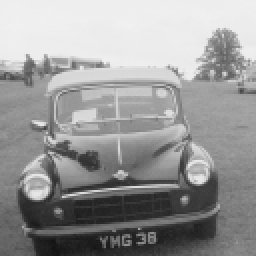
#> input picture Low level Image Processing/auto.pnm, 128 x 128 px, found by its file name (shown 2 times larger); its folder holds 8 pictures in this run
$ python image.py
#> lines starting #> are read from the running program, lines starting #| are printed output that depends on the picture
#> in load_image, returned value is the input picture: shape (128, 128); min 17, max 241, mean 152
import numpy as np
import imageio
import os

def histogram_equalization(image):
    hist, bins = np.histogram(image.flatten(), 256, [0, 256])
#> hist = 256 values, max 1036 at index 238, min 0 at index 0, mean 64; bins = 257 values from 0 to 256
    cdf = hist.cumsum()
#> cdf = 256 values from 0 to 16384
    cdf_normalized = (cdf - cdf[0]) * 255 / (cdf[-1] - cdf[0])
#> cdf_normalized = 256 values from 0 to 255
    cdf_normalized = cdf_normalized.astype(np.uint8)
    equalized_img = cdf_normalized[image]
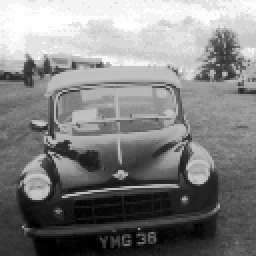
#> equalized_img: shape (128, 128) (shown 2 times larger); min 0, max 255, mean 128.9
    return equalized_img

def log_transformation(image, c=1):
#> called with c = 1
    image_float = np.where(image > 0, image.astype('float32'), 1)  # Avoid log(0)
    output = c * np.log(1 + image_float)
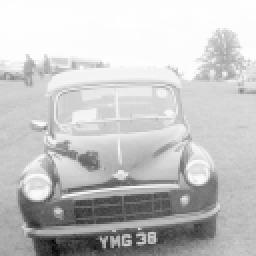
#> output: shape (128, 128) float32 (shown 2 times larger); min 2.89, max 5.49, mean 4.91; drawn with min black and max white
    output_normalized = (output - output.min()) / (output.max() - output.min()) * 255
    return output_normalized.astype(np.uint8)


def rotate_image(image, angle):
#> called with angle = 45
    angle_rad = np.radians(angle)
    cos, sin = np.cos(angle_rad), np.sin(angle_rad)

    # Adjust for color/grayscale images
    if image.ndim == 3:
        n, m, _ = image.shape
    else:
        n, m = image.shape
#> n = 128; m = 128

    center = np.array([m / 2, n / 2])
#> center = [64, 64]

    rotated_img = np.zeros_like(image)

    for i in range(n):
        for j in range(m):
            offset = np.array([j, i]) - center
            original_j, original_i = center + np.array([cos*offset[0] - sin*offset[1], sin*offset[0] + cos*offset[1]])
            original_i, original_j = int(original_i), int(original_j)
            if 0 <= original_i < n and 0 <= original_j < m:
                if image.ndim == 3:  # For color images
                    rotated_img[i, j, :] = image[original_i, original_j, :]
                else:  # For grayscale images
                    rotated_img[i, j] = image[original_i, original_j]
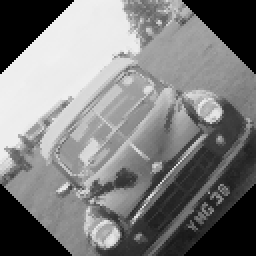
#> rotated_img: shape (128, 128) (shown 2 times larger); min 0, max 241, mean 125.2

    return rotated_img


def gaussian_kernel(size, sigma=1):
    size = int(size) // 2
    x, y = np.mgrid[-size:size+1, -size:size+1]
    g = np.exp(-(x**2 + y**2) / (2*sigma**2))
    kernel = g / g.sum()
    return kernel

def gaussian_blur(image, kernel_size=3, sigma=1):
#> called with kernel_size = 3, sigma = 1
    kernel = gaussian_kernel(kernel_size, sigma)
    pad_width = kernel_size // 2
    if image.ndim == 3:  # Color image
        h, w, channels = image.shape
        padded_image = np.pad(image, ((pad_width, pad_width), (pad_width, pad_width), (0, 0)), mode='constant', constant_values=0)
        blurred = np.zeros_like(image)
        for c in range(channels):
            for i in range(h):
                for j in range(w):
                    blurred[i, j, c] = (kernel * padded_image[i:i+kernel_size, j:j+kernel_size, c]).sum()
    else:  # Grayscale image
        h, w = image.shape
#> h = 128; w = 128
        padded_image = np.pad(image, pad_width, mode='constant', constant_values=0)
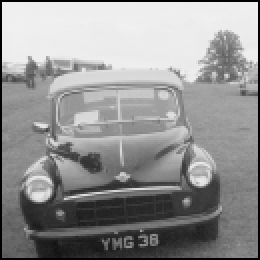
#> padded_image: shape (130, 130) (shown 2 times larger); min 0, max 241, mean 147.4
        blurred = np.zeros_like(image)
        for i in range(h):
            for j in range(w):
                blurred[i, j] = (kernel * padded_image[i:i+kernel_size, j:j+kernel_size]).sum()
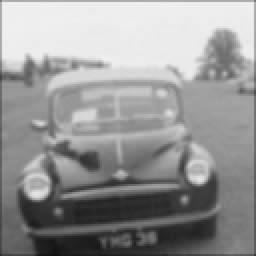
#> blurred: shape (128, 128) (shown 2 times larger); min 16, max 239, mean 150.2
    return blurred


def median_filter(image, kernel_size=3):
#> called with kernel_size = 3
    pad_width = kernel_size // 2
    padded_image = np.pad(image, pad_width, mode='constant', constant_values=0)
    filtered = np.zeros_like(image)

    for i in range(image.shape[0]):
        for j in range(image.shape[1]):
            filtered[i, j] = np.median(padded_image[i:i+kernel_size, j:j+kernel_size])
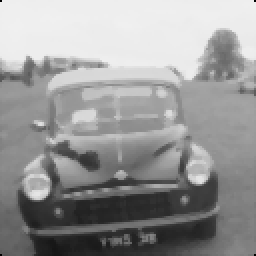
#> filtered: shape (128, 128) (shown 2 times larger); min 0, max 240, mean 151.5
    return filtered

def load_image(file_path):
    return imageio.imread(file_path)

def save_image(image, file_path):
    imageio.imwrite(file_path, image)

def process_images(directory, image_files):
    for image_file in image_files:
        full_path = os.path.join(directory, image_file)
        print(f"Processing {full_path}...")

        image = load_image(full_path)

        if image is not None:
            equalized_image = histogram_equalization(image)
            log_image = log_transformation(image)
            rotated_image = rotate_image(image, 45)
            blurred_image = gaussian_blur(image)
            median_image = median_filter(image)

            save_image(equalized_image, os.path.join(directory, f'{image_file}_equalized.png'))
            save_image(log_image, os.path.join(directory, f'{image_file}_log.png'))
            save_image(rotated_image, os.path.join(directory, f'{image_file}_rotated.png'))
            save_image(blurred_image, os.path.join(directory, f'{image_file}_blurred.png'))
            save_image(median_image, os.path.join(directory, f'{image_file}_median.png'))
        else:
            print(f"Failed to load {image_file}. Skipping...")
#> pass 2 of the loop in process_images, `for image_file in image_files:`:
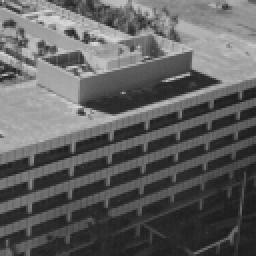
#> input picture Low level Image Processing/building.pnm, 128 x 128 px, found by its file name (shown 2 times larger)
#> in load_image, returned value is the input picture: shape (128, 128); min 25, max 217, mean 96.3
#> after the loop in rotate_image (call 2), `for i in range(n):`:
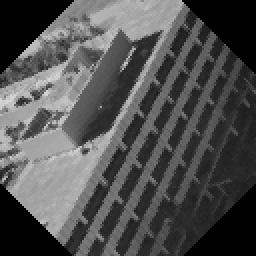
#> rotated_img: shape (128, 128) (shown 2 times larger); min 0, max 217, mean 80.1
#> after the loop in median_filter (call 2), `for i in range(image.shape[0]):`:
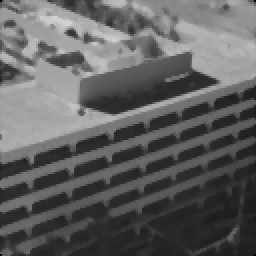
#> filtered: shape (128, 128) (shown 2 times larger); min 0, max 210, mean 95.8
#> pass 3 of the loop in process_images, `for image_file in image_files:`:
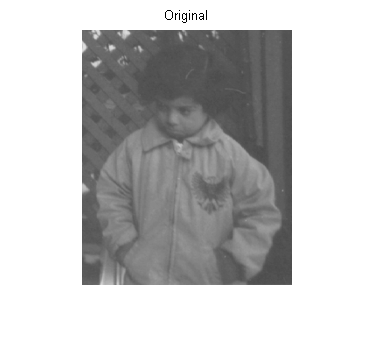
#> input picture Low level Image Processing/child.pnm, 374 x 341 px, found by its file name
#> in load_image, returned value is the input picture: shape (341, 374, 3); min 0, max 255, mean 194
#> equalized_img: shape (341, 374, 3)
#> image_float: shape (341, 374, 3) float32
#> output: shape (341, 374, 3) float32
#> output_normalized: shape (341, 374, 3) float32
#> after the loop in rotate_image (call 3), `for i in range(n):`:
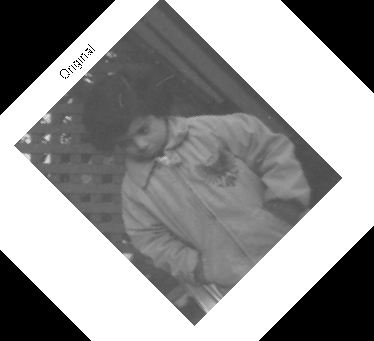
#> rotated_img: shape (341, 374, 3); min 0, max 255, mean 150.4
#> after the loop in median_filter (call 3), `for i in range(image.shape[0]):`:
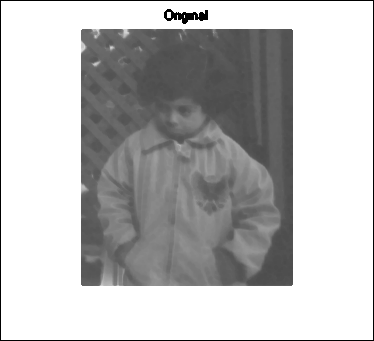
#> filtered: shape (341, 374, 3); min 0, max 255, mean 188.2
#> the loop made 5 passes; the first 3 are shown

images_directory = 'C:\\Users\\kshit\\.vscode\\Project_nolibraries'
image_files = ["auto.pnm", "building.pnm", "child.pnm", "ct_scan.pnm", "tire.pnm"]

#> (the run stopped early here; a loop or call above may not have finished)
